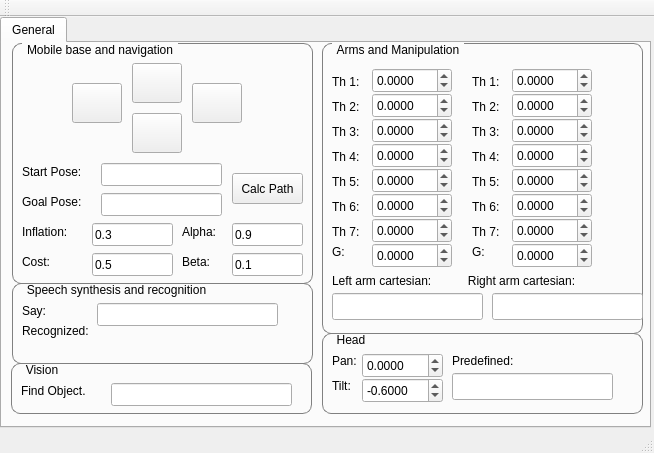
<?xml version="1.0" encoding="UTF-8"?>
<ui version="4.0">
 <class>MainWindow</class>
 <widget class="QMainWindow" name="MainWindow">
  <property name="geometry">
   <rect>
    <x>0</x>
    <y>0</y>
    <width>654</width>
    <height>453</height>
   </rect>
  </property>
  <property name="windowTitle">
   <string>Robots Móviles, FI-UNAM, 2022-2</string>
  </property>
  <property name="styleSheet">
   <string notr="true">QGroupBox {
    border: 1px solid gray;
    border-radius: 9px;
    margin-top: 0.5em;
}

QGroupBox::title {
    subcontrol-origin: margin;
    left: 10px;
    padding: 0 3px 0 3px;
}

QRadioButton{
	spacing: 1px;
}
QRadioButton::indicator{
	width: 16px;
	height: 16px;
}</string>
  </property>
  <widget class="QWidget" name="centralWidget">
   <widget class="QTabWidget" name="tabWidget">
    <property name="geometry">
     <rect>
      <x>0</x>
      <y>0</y>
      <width>651</width>
      <height>411</height>
     </rect>
    </property>
    <property name="currentIndex">
     <number>0</number>
    </property>
    <widget class="QWidget" name="tabGeneral">
     <attribute name="title">
      <string>General</string>
     </attribute>
     <widget class="QGroupBox" name="gbNavig">
      <property name="geometry">
       <rect>
        <x>10</x>
        <y>0</y>
        <width>301</width>
        <height>241</height>
       </rect>
      </property>
      <property name="styleSheet">
       <string notr="true"/>
      </property>
      <property name="title">
       <string>Mobile base and navigation</string>
      </property>
      <widget class="QLineEdit" name="navTxtStartPose">
       <property name="geometry">
        <rect>
         <x>89</x>
         <y>120</y>
         <width>121</width>
         <height>23</height>
        </rect>
       </property>
      </widget>
      <widget class="QLineEdit" name="navTxtGoalPose">
       <property name="geometry">
        <rect>
         <x>89</x>
         <y>150</y>
         <width>121</width>
         <height>23</height>
        </rect>
       </property>
      </widget>
      <widget class="QLabel" name="navLblStartPose">
       <property name="geometry">
        <rect>
         <x>10</x>
         <y>120</y>
         <width>81</width>
         <height>17</height>
        </rect>
       </property>
       <property name="text">
        <string>Start Pose:</string>
       </property>
      </widget>
      <widget class="QPushButton" name="navBtnCalcPath">
       <property name="geometry">
        <rect>
         <x>220</x>
         <y>130</y>
         <width>71</width>
         <height>31</height>
        </rect>
       </property>
       <property name="text">
        <string>Calc Path</string>
       </property>
      </widget>
      <widget class="QLabel" name="navLblGoalPose">
       <property name="geometry">
        <rect>
         <x>10</x>
         <y>150</y>
         <width>81</width>
         <height>17</height>
        </rect>
       </property>
       <property name="text">
        <string>Goal Pose:</string>
       </property>
      </widget>
      <widget class="QPushButton" name="btnRight">
       <property name="geometry">
        <rect>
         <x>180</x>
         <y>40</y>
         <width>50</width>
         <height>40</height>
        </rect>
       </property>
       <property name="text">
        <string/>
       </property>
       <property name="iconSize">
        <size>
         <width>32</width>
         <height>32</height>
        </size>
       </property>
      </widget>
      <widget class="QPushButton" name="btnFwd">
       <property name="geometry">
        <rect>
         <x>120</x>
         <y>20</y>
         <width>50</width>
         <height>40</height>
        </rect>
       </property>
       <property name="text">
        <string/>
       </property>
       <property name="iconSize">
        <size>
         <width>32</width>
         <height>32</height>
        </size>
       </property>
      </widget>
      <widget class="QPushButton" name="btnLeft">
       <property name="geometry">
        <rect>
         <x>60</x>
         <y>40</y>
         <width>50</width>
         <height>40</height>
        </rect>
       </property>
       <property name="text">
        <string/>
       </property>
       <property name="iconSize">
        <size>
         <width>32</width>
         <height>32</height>
        </size>
       </property>
      </widget>
      <widget class="QPushButton" name="btnBwd">
       <property name="geometry">
        <rect>
         <x>120</x>
         <y>70</y>
         <width>50</width>
         <height>40</height>
        </rect>
       </property>
       <property name="text">
        <string/>
       </property>
       <property name="iconSize">
        <size>
         <width>32</width>
         <height>32</height>
        </size>
       </property>
      </widget>
      <widget class="QLineEdit" name="navTxtInflation">
       <property name="geometry">
        <rect>
         <x>80</x>
         <y>180</y>
         <width>81</width>
         <height>23</height>
        </rect>
       </property>
       <property name="text">
        <string>0.3</string>
       </property>
      </widget>
      <widget class="QLabel" name="navLblInflate">
       <property name="geometry">
        <rect>
         <x>10</x>
         <y>180</y>
         <width>71</width>
         <height>17</height>
        </rect>
       </property>
       <property name="text">
        <string>Inflation:</string>
       </property>
      </widget>
      <widget class="QLineEdit" name="navTxtSmoothAlpha">
       <property name="geometry">
        <rect>
         <x>220</x>
         <y>180</y>
         <width>71</width>
         <height>23</height>
        </rect>
       </property>
       <property name="text">
        <string>0.9</string>
       </property>
      </widget>
      <widget class="QLabel" name="navLblSmoothAlpha">
       <property name="geometry">
        <rect>
         <x>170</x>
         <y>180</y>
         <width>51</width>
         <height>17</height>
        </rect>
       </property>
       <property name="text">
        <string>Alpha:</string>
       </property>
      </widget>
      <widget class="QLabel" name="navLblNearness">
       <property name="geometry">
        <rect>
         <x>10</x>
         <y>210</y>
         <width>81</width>
         <height>17</height>
        </rect>
       </property>
       <property name="text">
        <string>Cost:</string>
       </property>
      </widget>
      <widget class="QLineEdit" name="navTxtNearness">
       <property name="geometry">
        <rect>
         <x>80</x>
         <y>210</y>
         <width>81</width>
         <height>23</height>
        </rect>
       </property>
       <property name="text">
        <string>0.5</string>
       </property>
      </widget>
      <widget class="QLineEdit" name="navTxtSmoothBeta">
       <property name="geometry">
        <rect>
         <x>220</x>
         <y>210</y>
         <width>71</width>
         <height>23</height>
        </rect>
       </property>
       <property name="text">
        <string>0.1</string>
       </property>
      </widget>
      <widget class="QLabel" name="navLblSmoothBeta">
       <property name="geometry">
        <rect>
         <x>170</x>
         <y>210</y>
         <width>51</width>
         <height>17</height>
        </rect>
       </property>
       <property name="text">
        <string>Beta:</string>
       </property>
      </widget>
     </widget>
     <widget class="QGroupBox" name="gbManip">
      <property name="geometry">
       <rect>
        <x>320</x>
        <y>0</y>
        <width>321</width>
        <height>291</height>
       </rect>
      </property>
      <property name="title">
       <string>Arms and Manipulation</string>
      </property>
      <widget class="QDoubleSpinBox" name="raTxtAngles6">
       <property name="geometry">
        <rect>
         <x>190</x>
         <y>150</y>
         <width>80</width>
         <height>25</height>
        </rect>
       </property>
       <property name="keyboardTracking">
        <bool>false</bool>
       </property>
       <property name="decimals">
        <number>4</number>
       </property>
       <property name="minimum">
        <double>-3.141600000000000</double>
       </property>
       <property name="maximum">
        <double>3.141600000000000</double>
       </property>
       <property name="singleStep">
        <double>0.100000000000000</double>
       </property>
      </widget>
      <widget class="QLabel" name="raLblAngles3_2">
       <property name="geometry">
        <rect>
         <x>150</x>
         <y>80</y>
         <width>41</width>
         <height>17</height>
        </rect>
       </property>
       <property name="text">
        <string>Th 3:</string>
       </property>
      </widget>
      <widget class="QDoubleSpinBox" name="laTxtAngles5">
       <property name="geometry">
        <rect>
         <x>50</x>
         <y>125</y>
         <width>80</width>
         <height>25</height>
        </rect>
       </property>
       <property name="keyboardTracking">
        <bool>false</bool>
       </property>
       <property name="decimals">
        <number>4</number>
       </property>
       <property name="minimum">
        <double>-3.141600000000000</double>
       </property>
       <property name="maximum">
        <double>3.141600000000000</double>
       </property>
       <property name="singleStep">
        <double>0.100000000000000</double>
       </property>
      </widget>
      <widget class="QDoubleSpinBox" name="laTxtAngles1">
       <property name="geometry">
        <rect>
         <x>50</x>
         <y>25</y>
         <width>80</width>
         <height>25</height>
        </rect>
       </property>
       <property name="keyboardTracking">
        <bool>false</bool>
       </property>
       <property name="decimals">
        <number>4</number>
       </property>
       <property name="minimum">
        <double>-3.141600000000000</double>
       </property>
       <property name="maximum">
        <double>3.141600000000000</double>
       </property>
       <property name="singleStep">
        <double>0.100000000000000</double>
       </property>
      </widget>
      <widget class="QDoubleSpinBox" name="raTxtAngles5">
       <property name="geometry">
        <rect>
         <x>190</x>
         <y>125</y>
         <width>80</width>
         <height>25</height>
        </rect>
       </property>
       <property name="keyboardTracking">
        <bool>false</bool>
       </property>
       <property name="decimals">
        <number>4</number>
       </property>
       <property name="minimum">
        <double>-3.141600000000000</double>
       </property>
       <property name="maximum">
        <double>3.141600000000000</double>
       </property>
       <property name="singleStep">
        <double>0.100000000000000</double>
       </property>
      </widget>
      <widget class="QDoubleSpinBox" name="raTxtAngles7">
       <property name="geometry">
        <rect>
         <x>190</x>
         <y>175</y>
         <width>80</width>
         <height>25</height>
        </rect>
       </property>
       <property name="keyboardTracking">
        <bool>false</bool>
       </property>
       <property name="decimals">
        <number>4</number>
       </property>
       <property name="minimum">
        <double>-3.141600000000000</double>
       </property>
       <property name="maximum">
        <double>3.141600000000000</double>
       </property>
       <property name="singleStep">
        <double>0.100000000000000</double>
       </property>
      </widget>
      <widget class="QDoubleSpinBox" name="raTxtAngles1">
       <property name="geometry">
        <rect>
         <x>190</x>
         <y>25</y>
         <width>80</width>
         <height>25</height>
        </rect>
       </property>
       <property name="keyboardTracking">
        <bool>false</bool>
       </property>
       <property name="decimals">
        <number>4</number>
       </property>
       <property name="minimum">
        <double>-3.141600000000000</double>
       </property>
       <property name="maximum">
        <double>3.141600000000000</double>
       </property>
       <property name="singleStep">
        <double>0.100000000000000</double>
       </property>
      </widget>
      <widget class="QDoubleSpinBox" name="laTxtAngles4">
       <property name="geometry">
        <rect>
         <x>50</x>
         <y>100</y>
         <width>80</width>
         <height>25</height>
        </rect>
       </property>
       <property name="keyboardTracking">
        <bool>false</bool>
       </property>
       <property name="decimals">
        <number>4</number>
       </property>
       <property name="minimum">
        <double>-3.141600000000000</double>
       </property>
       <property name="maximum">
        <double>3.141600000000000</double>
       </property>
       <property name="singleStep">
        <double>0.100000000000000</double>
       </property>
      </widget>
      <widget class="QLabel" name="raLblAngles4_2">
       <property name="geometry">
        <rect>
         <x>150</x>
         <y>105</y>
         <width>41</width>
         <height>17</height>
        </rect>
       </property>
       <property name="text">
        <string>Th 4:</string>
       </property>
      </widget>
      <widget class="QLabel" name="raLblAngles1_2">
       <property name="geometry">
        <rect>
         <x>150</x>
         <y>30</y>
         <width>41</width>
         <height>17</height>
        </rect>
       </property>
       <property name="text">
        <string>Th 1:</string>
       </property>
      </widget>
      <widget class="QLabel" name="laLblAngles2_2">
       <property name="geometry">
        <rect>
         <x>10</x>
         <y>55</y>
         <width>41</width>
         <height>17</height>
        </rect>
       </property>
       <property name="text">
        <string>Th 2:</string>
       </property>
      </widget>
      <widget class="QLabel" name="raLblAngles5_2">
       <property name="geometry">
        <rect>
         <x>150</x>
         <y>130</y>
         <width>41</width>
         <height>17</height>
        </rect>
       </property>
       <property name="text">
        <string>Th 5:</string>
       </property>
      </widget>
      <widget class="QDoubleSpinBox" name="raTxtAngles4">
       <property name="geometry">
        <rect>
         <x>190</x>
         <y>100</y>
         <width>80</width>
         <height>25</height>
        </rect>
       </property>
       <property name="keyboardTracking">
        <bool>false</bool>
       </property>
       <property name="decimals">
        <number>4</number>
       </property>
       <property name="minimum">
        <double>-3.141600000000000</double>
       </property>
       <property name="maximum">
        <double>3.141600000000000</double>
       </property>
       <property name="singleStep">
        <double>0.100000000000000</double>
       </property>
      </widget>
      <widget class="QLabel" name="laLblAngles6_2">
       <property name="geometry">
        <rect>
         <x>10</x>
         <y>155</y>
         <width>41</width>
         <height>17</height>
        </rect>
       </property>
       <property name="text">
        <string>Th 6:</string>
       </property>
      </widget>
      <widget class="QLabel" name="laLblAngles5_2">
       <property name="geometry">
        <rect>
         <x>10</x>
         <y>130</y>
         <width>41</width>
         <height>17</height>
        </rect>
       </property>
       <property name="text">
        <string>Th 5:</string>
       </property>
      </widget>
      <widget class="QDoubleSpinBox" name="laTxtAngles6">
       <property name="geometry">
        <rect>
         <x>50</x>
         <y>150</y>
         <width>80</width>
         <height>25</height>
        </rect>
       </property>
       <property name="keyboardTracking">
        <bool>false</bool>
       </property>
       <property name="decimals">
        <number>4</number>
       </property>
       <property name="minimum">
        <double>-3.141600000000000</double>
       </property>
       <property name="maximum">
        <double>3.141600000000000</double>
       </property>
       <property name="singleStep">
        <double>0.100000000000000</double>
       </property>
      </widget>
      <widget class="QDoubleSpinBox" name="laTxtAngles2">
       <property name="geometry">
        <rect>
         <x>50</x>
         <y>50</y>
         <width>80</width>
         <height>25</height>
        </rect>
       </property>
       <property name="keyboardTracking">
        <bool>false</bool>
       </property>
       <property name="decimals">
        <number>4</number>
       </property>
       <property name="minimum">
        <double>-3.141600000000000</double>
       </property>
       <property name="maximum">
        <double>3.141600000000000</double>
       </property>
       <property name="singleStep">
        <double>0.100000000000000</double>
       </property>
       <property name="value">
        <double>0.000000000000000</double>
       </property>
      </widget>
      <widget class="QLabel" name="raLblAngles6_2">
       <property name="geometry">
        <rect>
         <x>150</x>
         <y>155</y>
         <width>41</width>
         <height>17</height>
        </rect>
       </property>
       <property name="text">
        <string>Th 6:</string>
       </property>
      </widget>
      <widget class="QDoubleSpinBox" name="raTxtAngles3">
       <property name="geometry">
        <rect>
         <x>190</x>
         <y>75</y>
         <width>80</width>
         <height>25</height>
        </rect>
       </property>
       <property name="keyboardTracking">
        <bool>false</bool>
       </property>
       <property name="decimals">
        <number>4</number>
       </property>
       <property name="minimum">
        <double>-3.141600000000000</double>
       </property>
       <property name="maximum">
        <double>3.141600000000000</double>
       </property>
       <property name="singleStep">
        <double>0.100000000000000</double>
       </property>
      </widget>
      <widget class="QDoubleSpinBox" name="laTxtAngles7">
       <property name="geometry">
        <rect>
         <x>50</x>
         <y>175</y>
         <width>80</width>
         <height>25</height>
        </rect>
       </property>
       <property name="keyboardTracking">
        <bool>false</bool>
       </property>
       <property name="decimals">
        <number>4</number>
       </property>
       <property name="minimum">
        <double>-3.141600000000000</double>
       </property>
       <property name="maximum">
        <double>3.141600000000000</double>
       </property>
       <property name="singleStep">
        <double>0.100000000000000</double>
       </property>
      </widget>
      <widget class="QLabel" name="laLblAngles4_2">
       <property name="geometry">
        <rect>
         <x>10</x>
         <y>105</y>
         <width>41</width>
         <height>17</height>
        </rect>
       </property>
       <property name="text">
        <string>Th 4:</string>
       </property>
      </widget>
      <widget class="QDoubleSpinBox" name="laTxtAngles3">
       <property name="geometry">
        <rect>
         <x>50</x>
         <y>75</y>
         <width>80</width>
         <height>25</height>
        </rect>
       </property>
       <property name="keyboardTracking">
        <bool>false</bool>
       </property>
       <property name="decimals">
        <number>4</number>
       </property>
       <property name="minimum">
        <double>-3.141600000000000</double>
       </property>
       <property name="maximum">
        <double>3.141600000000000</double>
       </property>
       <property name="singleStep">
        <double>0.100000000000000</double>
       </property>
      </widget>
      <widget class="QLabel" name="laLblAngles1_2">
       <property name="geometry">
        <rect>
         <x>10</x>
         <y>30</y>
         <width>41</width>
         <height>17</height>
        </rect>
       </property>
       <property name="text">
        <string>Th 1:</string>
       </property>
      </widget>
      <widget class="QDoubleSpinBox" name="raTxtAngles2">
       <property name="geometry">
        <rect>
         <x>190</x>
         <y>50</y>
         <width>80</width>
         <height>25</height>
        </rect>
       </property>
       <property name="keyboardTracking">
        <bool>false</bool>
       </property>
       <property name="decimals">
        <number>4</number>
       </property>
       <property name="minimum">
        <double>-3.141600000000000</double>
       </property>
       <property name="maximum">
        <double>3.141600000000000</double>
       </property>
       <property name="singleStep">
        <double>0.100000000000000</double>
       </property>
      </widget>
      <widget class="QLabel" name="raLblAngles2_2">
       <property name="geometry">
        <rect>
         <x>150</x>
         <y>55</y>
         <width>41</width>
         <height>17</height>
        </rect>
       </property>
       <property name="text">
        <string>Th 2:</string>
       </property>
      </widget>
      <widget class="QLabel" name="laLblAngles3_2">
       <property name="geometry">
        <rect>
         <x>10</x>
         <y>80</y>
         <width>41</width>
         <height>17</height>
        </rect>
       </property>
       <property name="text">
        <string>Th 3:</string>
       </property>
      </widget>
      <widget class="QLineEdit" name="laTxtPredefined">
       <property name="geometry">
        <rect>
         <x>10</x>
         <y>250</y>
         <width>151</width>
         <height>27</height>
        </rect>
       </property>
       <property name="text">
        <string/>
       </property>
      </widget>
      <widget class="QLabel" name="hdLblHeadPoseLbl_3">
       <property name="geometry">
        <rect>
         <x>10</x>
         <y>230</y>
         <width>311</width>
         <height>16</height>
        </rect>
       </property>
       <property name="text">
        <string>Left arm cartesian:           Right arm cartesian:</string>
       </property>
      </widget>
      <widget class="QLineEdit" name="raTxtPredefined">
       <property name="geometry">
        <rect>
         <x>170</x>
         <y>250</y>
         <width>151</width>
         <height>27</height>
        </rect>
       </property>
      </widget>
      <widget class="QLabel" name="laLblAngles6_3">
       <property name="geometry">
        <rect>
         <x>10</x>
         <y>200</y>
         <width>41</width>
         <height>17</height>
        </rect>
       </property>
       <property name="text">
        <string>G:</string>
       </property>
      </widget>
      <widget class="QDoubleSpinBox" name="laTxtAnglesG">
       <property name="geometry">
        <rect>
         <x>50</x>
         <y>200</y>
         <width>80</width>
         <height>25</height>
        </rect>
       </property>
       <property name="keyboardTracking">
        <bool>false</bool>
       </property>
       <property name="decimals">
        <number>4</number>
       </property>
       <property name="minimum">
        <double>-3.141600000000000</double>
       </property>
       <property name="maximum">
        <double>3.141600000000000</double>
       </property>
       <property name="singleStep">
        <double>0.100000000000000</double>
       </property>
      </widget>
      <widget class="QLabel" name="laLblAngles6_4">
       <property name="geometry">
        <rect>
         <x>150</x>
         <y>200</y>
         <width>41</width>
         <height>17</height>
        </rect>
       </property>
       <property name="text">
        <string>G:</string>
       </property>
      </widget>
      <widget class="QDoubleSpinBox" name="raTxtAnglesG">
       <property name="geometry">
        <rect>
         <x>190</x>
         <y>200</y>
         <width>80</width>
         <height>25</height>
        </rect>
       </property>
       <property name="keyboardTracking">
        <bool>false</bool>
       </property>
       <property name="decimals">
        <number>4</number>
       </property>
       <property name="minimum">
        <double>-3.141600000000000</double>
       </property>
       <property name="maximum">
        <double>3.141600000000000</double>
       </property>
       <property name="singleStep">
        <double>0.100000000000000</double>
       </property>
      </widget>
      <widget class="QLabel" name="laLblAngles0_2">
       <property name="geometry">
        <rect>
         <x>10</x>
         <y>180</y>
         <width>41</width>
         <height>17</height>
        </rect>
       </property>
       <property name="text">
        <string>Th 7:</string>
       </property>
      </widget>
      <widget class="QLabel" name="laLblAngles0_3">
       <property name="geometry">
        <rect>
         <x>150</x>
         <y>180</y>
         <width>41</width>
         <height>17</height>
        </rect>
       </property>
       <property name="text">
        <string>Th 7:</string>
       </property>
      </widget>
     </widget>
     <widget class="QGroupBox" name="gbHead">
      <property name="geometry">
       <rect>
        <x>320</x>
        <y>290</y>
        <width>321</width>
        <height>81</height>
       </rect>
      </property>
      <property name="title">
       <string>Head</string>
      </property>
      <widget class="QDoubleSpinBox" name="hdTxtPan">
       <property name="geometry">
        <rect>
         <x>40</x>
         <y>20</y>
         <width>81</width>
         <height>25</height>
        </rect>
       </property>
       <property name="keyboardTracking">
        <bool>false</bool>
       </property>
       <property name="decimals">
        <number>4</number>
       </property>
       <property name="minimum">
        <double>-1.570800000000000</double>
       </property>
       <property name="maximum">
        <double>1.570800000000000</double>
       </property>
       <property name="singleStep">
        <double>0.100000000000000</double>
       </property>
      </widget>
      <widget class="QLabel" name="hdLblPan">
       <property name="geometry">
        <rect>
         <x>10</x>
         <y>20</y>
         <width>31</width>
         <height>16</height>
        </rect>
       </property>
       <property name="text">
        <string>Pan:</string>
       </property>
      </widget>
      <widget class="QLabel" name="label">
       <property name="geometry">
        <rect>
         <x>10</x>
         <y>45</y>
         <width>31</width>
         <height>16</height>
        </rect>
       </property>
       <property name="text">
        <string>Tilt:</string>
       </property>
      </widget>
      <widget class="QDoubleSpinBox" name="hdTxtTilt">
       <property name="geometry">
        <rect>
         <x>40</x>
         <y>45</y>
         <width>81</width>
         <height>25</height>
        </rect>
       </property>
       <property name="keyboardTracking">
        <bool>false</bool>
       </property>
       <property name="decimals">
        <number>4</number>
       </property>
       <property name="minimum">
        <double>-1.000000000000000</double>
       </property>
       <property name="maximum">
        <double>1.000000000000000</double>
       </property>
       <property name="singleStep">
        <double>0.100000000000000</double>
       </property>
       <property name="value">
        <double>-0.600000000000000</double>
       </property>
      </widget>
      <widget class="QLabel" name="hdLblHeadPoseLbl">
       <property name="geometry">
        <rect>
         <x>130</x>
         <y>20</y>
         <width>91</width>
         <height>16</height>
        </rect>
       </property>
       <property name="text">
        <string>Predefined:</string>
       </property>
      </widget>
      <widget class="QLineEdit" name="hdTxtPredefined">
       <property name="geometry">
        <rect>
         <x>130</x>
         <y>40</y>
         <width>161</width>
         <height>27</height>
        </rect>
       </property>
      </widget>
     </widget>
     <widget class="QGroupBox" name="groupBox">
      <property name="geometry">
       <rect>
        <x>9</x>
        <y>320</y>
        <width>301</width>
        <height>51</height>
       </rect>
      </property>
      <property name="title">
       <string>Vision</string>
      </property>
      <widget class="QLabel" name="spgLabel_2">
       <property name="geometry">
        <rect>
         <x>10</x>
         <y>20</y>
         <width>91</width>
         <height>16</height>
        </rect>
       </property>
       <property name="text">
        <string>Find Object.</string>
       </property>
      </widget>
      <widget class="QLineEdit" name="vsTxtFindObject">
       <property name="geometry">
        <rect>
         <x>100</x>
         <y>20</y>
         <width>181</width>
         <height>23</height>
        </rect>
       </property>
      </widget>
     </widget>
     <widget class="QGroupBox" name="gbSpeech">
      <property name="geometry">
       <rect>
        <x>10</x>
        <y>240</y>
        <width>301</width>
        <height>81</height>
       </rect>
      </property>
      <property name="title">
       <string>Speech synthesis and recognition</string>
      </property>
      <widget class="QLineEdit" name="spgTxtSay">
       <property name="geometry">
        <rect>
         <x>85</x>
         <y>20</y>
         <width>181</width>
         <height>23</height>
        </rect>
       </property>
      </widget>
      <widget class="QLabel" name="spgLabel">
       <property name="geometry">
        <rect>
         <x>10</x>
         <y>20</y>
         <width>31</width>
         <height>16</height>
        </rect>
       </property>
       <property name="text">
        <string>Say:</string>
       </property>
      </widget>
      <widget class="QLabel" name="spgLabel_3">
       <property name="geometry">
        <rect>
         <x>10</x>
         <y>40</y>
         <width>91</width>
         <height>16</height>
        </rect>
       </property>
       <property name="text">
        <string>Recognized:</string>
       </property>
      </widget>
      <widget class="QLabel" name="sprLblRecognized">
       <property name="geometry">
        <rect>
         <x>10</x>
         <y>60</y>
         <width>281</width>
         <height>16</height>
        </rect>
       </property>
       <property name="text">
        <string/>
       </property>
      </widget>
     </widget>
    </widget>
   </widget>
  </widget>
  <widget class="QToolBar" name="mainToolBar">
   <attribute name="toolBarArea">
    <enum>TopToolBarArea</enum>
   </attribute>
   <attribute name="toolBarBreak">
    <bool>false</bool>
   </attribute>
  </widget>
  <widget class="QStatusBar" name="statusBar"/>
 </widget>
 <layoutdefault spacing="6" margin="11"/>
 <resources/>
 <connections/>
</ui>
